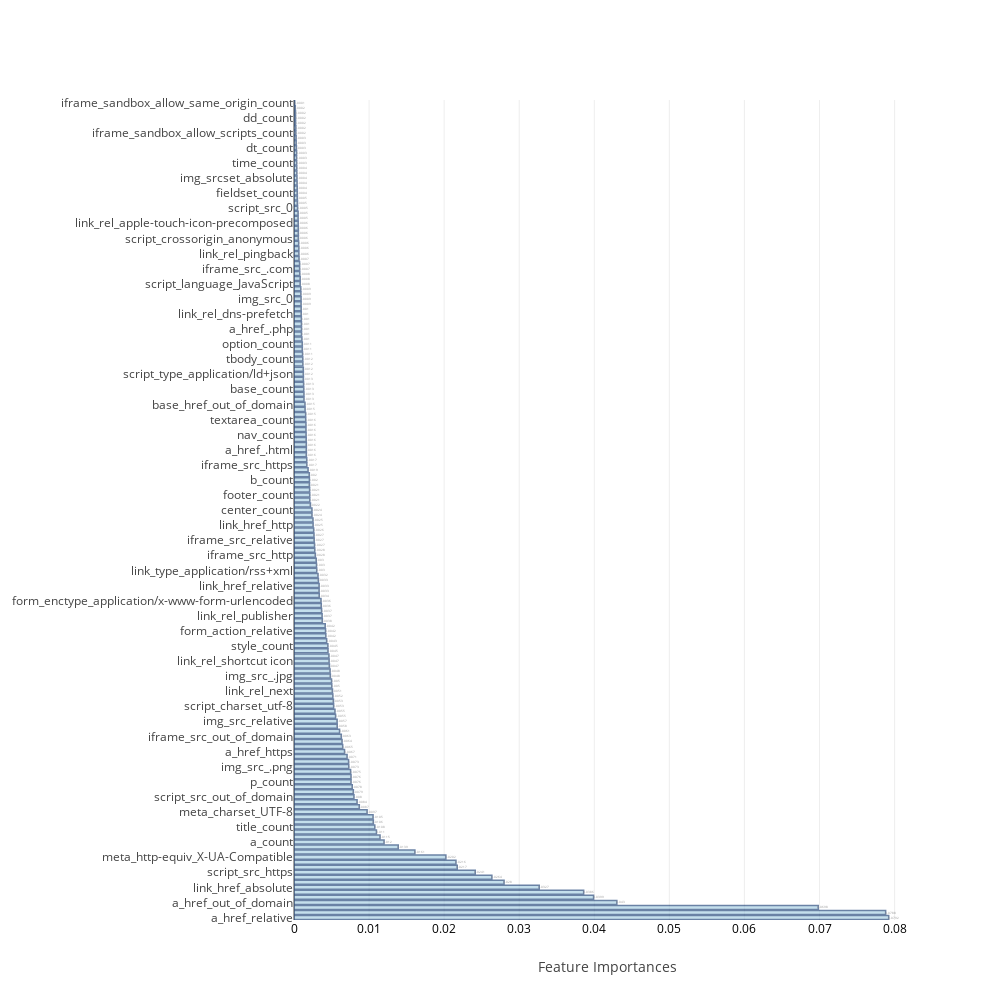

Notebook source saved alongside this figure:
### Code cell
avg_feat_impt=(pd.concat((f_r,f_e), axis=1).mean(axis=1).sort_values(ascending=False))

feat_impt_plot(avg_feat_impt)

### Figure 1 — Plotly figure (JSON) as saved in the notebook; plotly's stock layout.template omitted (floating-point values rounded to 4 significant figures; data arrays with more than 128 entries replaced by an {"elided": "..."} marker saying what was removed)
{"data": [{"marker": {"color": "rgb(158,202,225)", "line": {"color": "rgb(8,48,107)", "width": 1.5}}, "opacity": 0.6, "orientation": "h", "text": {"elided": "163 float values"}, "textposition": "outside", "type": "bar", "uid": "d91cd1c6-5768-4216-b266-62870b648c56", "x": {"elided": "163 float values"}, "y": {"elided": "163 str values"}}], "layout": {"autosize": false, "height": 1000, "width": 1000, "xaxis": {"tickfont": {"color": "black", "size": 12}, "title": "Feature Importances"}, "yaxis": {"automargin": true}}}
